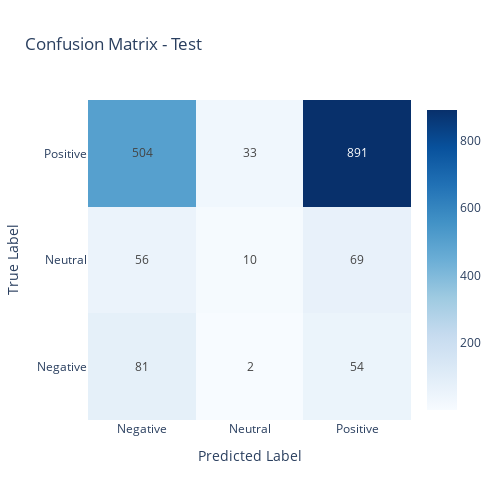

Here is the notebook cell this chart was saved with:
### Code cell
plot_confusion_matrix(test_labels, test_preds, "Test")

### Figure 1 — Plotly figure (JSON) as saved in the notebook; plotly's stock layout.template omitted (floating-point values rounded to 4 significant figures)
{"data": [{"colorscale": [[0, "rgb(247,251,255)"], [0.125, "rgb(222,235,247)"], [0.25, "rgb(198,219,239)"], [0.375, "rgb(158,202,225)"], [0.5, "rgb(107,174,214)"], [0.625, "rgb(66,146,198)"], [0.75, "rgb(33,113,181)"], [0.875, "rgb(8,81,156)"], [1, "rgb(8,48,107)"]], "hoverongaps": false, "showscale": true, "text": [[81, 2, 54], [56, 10, 69], [504, 33, 891]], "texttemplate": "%{text}", "type": "heatmap", "x": ["Negative", "Neutral", "Positive"], "y": ["Negative", "Neutral", "Positive"], "z": [[81, 2, 54], [56, 10, 69], [504, 33, 891]]}], "layout": {"autosize": false, "height": 500, "title": {"text": "Confusion Matrix - Test"}, "width": 500, "xaxis": {"tickmode": "array", "ticktext": ["Negative", "Neutral", "Positive"], "tickvals": [0, 1, 2], "title": {"text": "Predicted Label"}}, "yaxis": {"tickmode": "array", "ticktext": ["Negative", "Neutral", "Positive"], "tickvals": [0, 1, 2], "title": {"text": "True Label"}}}}
